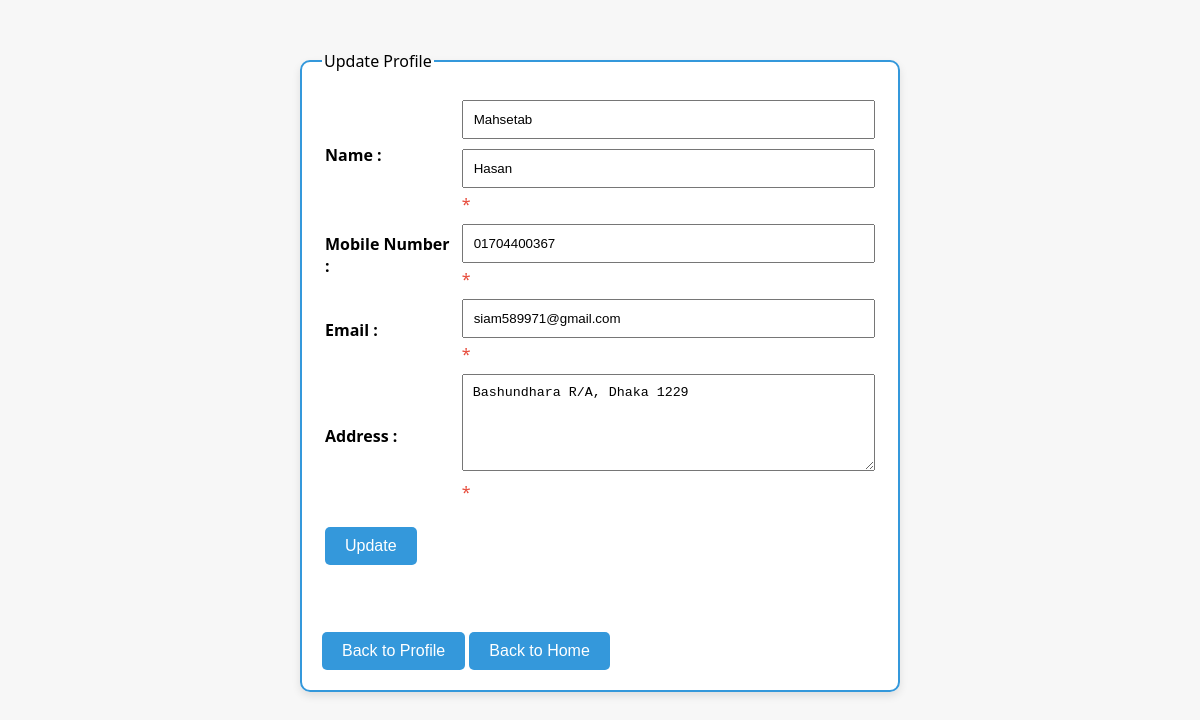
The app's page /updateprofile.php (signed in) with its own data.
### tables this page shows
CREATE TABLE `users` (
  `id` bigint(20) UNSIGNED NOT NULL,
  `username` text NOT NULL,
  `password` text NOT NULL,
  `fname` text NOT NULL,
  `lname` text NOT NULL,
  `email` text NOT NULL,
  `phone` text NOT NULL,
  `gender` text NOT NULL,
  `blood` text NOT NULL,
  `website` text NOT NULL,
  `address` text NOT NULL,
  `img` text NOT NULL
);

### updateprofile.php (the view, shortened to what this page needs)
<?php
include"../conn.php";
$user = $_SESSION['user'];
$fnameErr = $numberErr= $emailErr= $addressErr ="";
$ssql = "SELECT * FROM users where username='$user'";
$rresult = mysqli_query($conn,$ssql);
while ($row = mysqli_fetch_assoc($rresult)){
?>
<!DOCTYPE html>
<html lang="en">
<head>
    <link rel="stylesheet" href="./updateprofile.css">
</head>
<body>
    <fieldset>
        <legend>Update Profile</legend>
        <form method="POST" action="">
<table style="text-align:left;">
    <tr>
        <th><label for="name">Name : </label></th>
        <td>
            <input type="text" name="fname" value="<?php echo $row['fname'] ; ?>">
            <input type="text" name="lname" value="<?php echo $row['lname'] ; ?>">
            <span class="error">* <?php echo $fnameErr;?></span><br>
        </td>
    </tr>
    <tr>
        <th><label for="number">Mobile Number : </label></th>
        <td>
            <input type="text" name="number" value="<?php echo $row['phone'] ; ?>">
            <span class="error">* <?php echo $numberErr;?></span><br>
        </td>
    </tr>
    <tr>
        <th><label for="number">Email : </label></th>
        <td>
            <input type="email" name="email" value="<?php echo $row['email'] ; ?>">
            <span class="error">* <?php echo $emailErr;?></span><br>
        </td>
    </tr>
    <tr>
        <th><label for="number">Address : </label></th>
        <td>
            <textarea type="text" cols="30" rows="5" name="address" ><?php echo $row['address'] ; ?></textarea>
            <span class="error">* <?php echo $addressErr;?></span><br>
        </td>
    </tr>
    <tr>
        <td><button type="submit" name="update">Update</button></td>
    </tr>
</table>
</form>
<br><br>
<button><a href="profile.php">Back to Profile</a></button>
<button><a href="home.php">Back to Home</a></button>
    </fieldset>
<?php } ?>
</body>
</html>

### updateprofile.css (style rules this page uses)
body { font-family: 'Segoe UI', Tahoma, Geneva, Verdana, sans-serif; background-color: #f7f7f7; margin: 0; padding: 0; }
fieldset { width: 50%; margin: 50px auto; border: 2px solid #3498db; border-radius: 10px; padding: 20px; box-sizing: border-box; background-color: #fff; box-shadow: 0 4px 8px rgba(0, 0, 0, 0.1); }
form { text-align: left; }
label { font-weight: bold; }
input[type="text"], input[type="email"], textarea { width: 100%; padding: 10px; margin: 5px 0; box-sizing: border-box; }
.error { color: #e74c3c; }
button { background-color: #3498db; color: #fff; border: none; padding: 10px 20px; text-align: center; text-decoration: none; display: inline-block; font-size: 16px; cursor: pointer; border-radius: 5px; margin-top: 20px; transition: background-color 0.3s ease; }
button a { color: inherit; text-decoration: none; }

### records on screen
users: fname "Mahsetab", lname "Hasan", number "01704400367", email "siam589971@gmail.com", address "Bashundhara R/A, Dhaka 1229"
